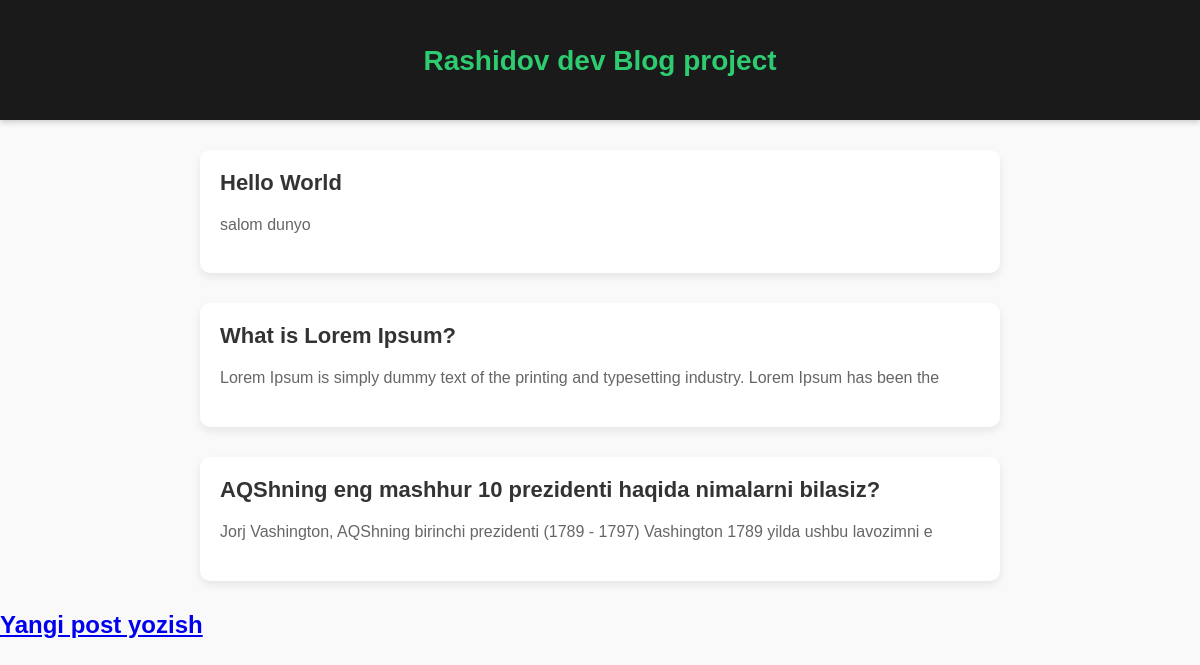
The app's page /, older data.
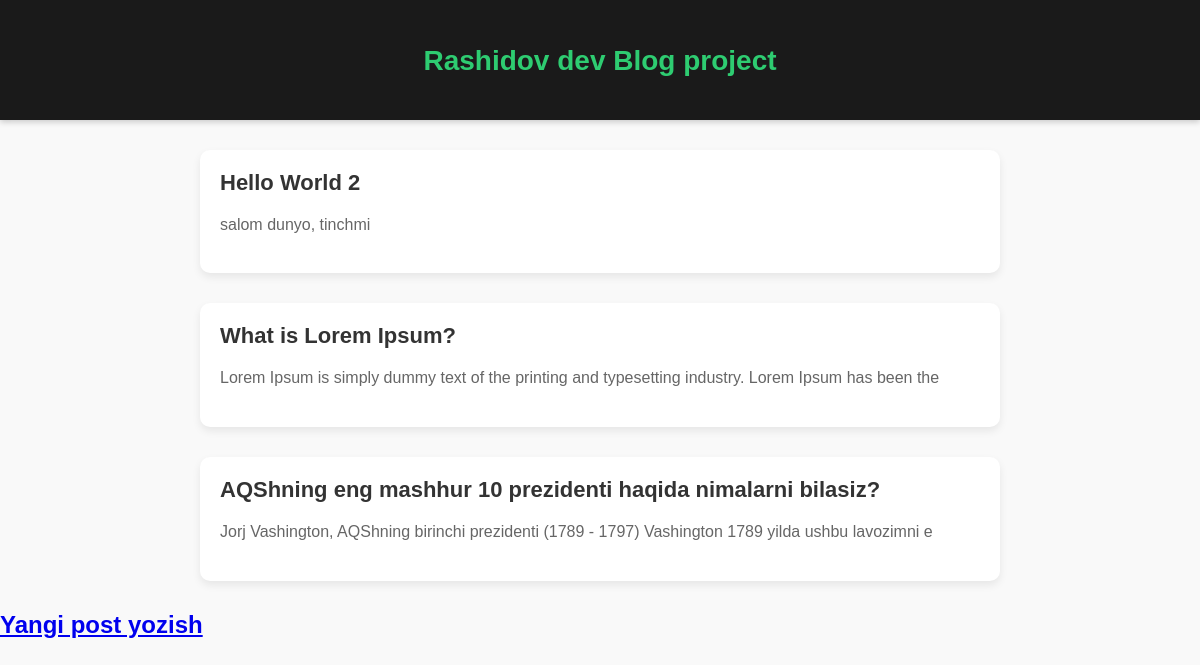
The same page, newer data.
### blog/models.py (models this page shows, shortened)
class Post(models.Model):
    title = models.CharField(max_length=200)
    author = models.ForeignKey('auth.User', on_delete=models.CASCADE)
    body = models.TextField()

### blog/views.py (the view)
# urls.py: path('', BlogListView.as_view(), name='home'),
class BlogListView(ListView):
    model = Post
    template_name = 'home.html'

### templates/home.html
{% extends 'base.html' %}
{% block content %}
    {% for post in object_list %}
        <div  class="post-entry">
            <h2><a href="{% url 'post_detail' post.pk %}">{{  post.title }}</a> </h2>
            <p>{{  post.body | slice:":100" }}</p>
        </div>
    {% endfor %}
{% endblock content %}

Row changes from the older to the newer data that the page shows:
changed Post: title "Hello World" → "Hello World 2"; body "salom dunyo" → "salom dunyo, tinchmi"
